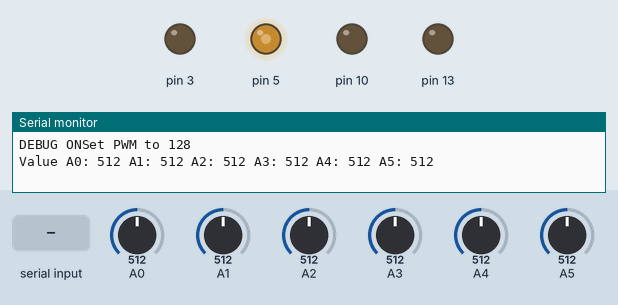
Simulated run of this sketch. Board: Arduino Uno, built with avr-gcc and run on an emulated ATmega328P. On the bench: output pins drawn as LEDs (lit = HIGH), the last lines printed to the serial monitor. The inputs (shaded band) are chosen by the test bench; at power-on: A1 = 512, A0 = 512, A2 = 512, A3 = 512, A4 = 512, A5 = 512. EEPROM starts erased.

Above: at 2.0 s.
2.1 s: "1" received over Serial
At 4.2 s:
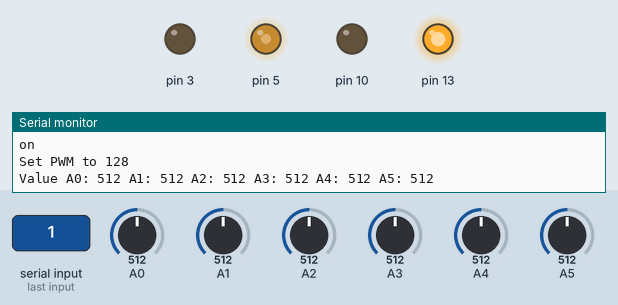
4.5 s: A1 set to 716
At 5.8 s:
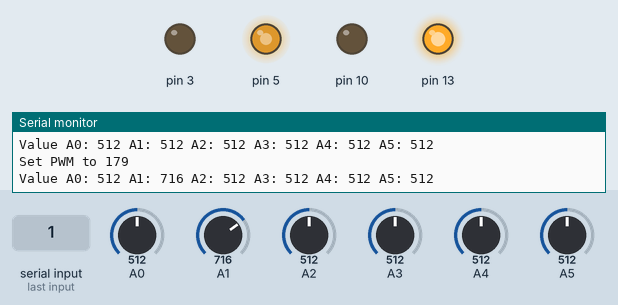
6.5 s: "0" received over Serial
At 8.6 s:
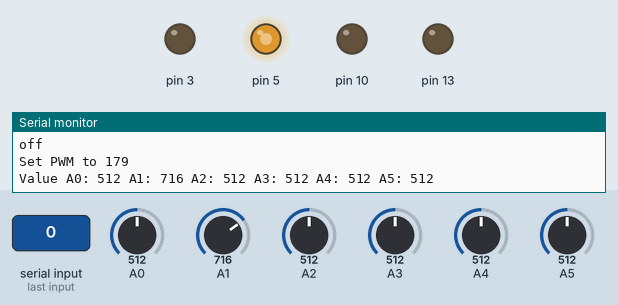
9.5 s: A1 set to 992
At 10.3 s:
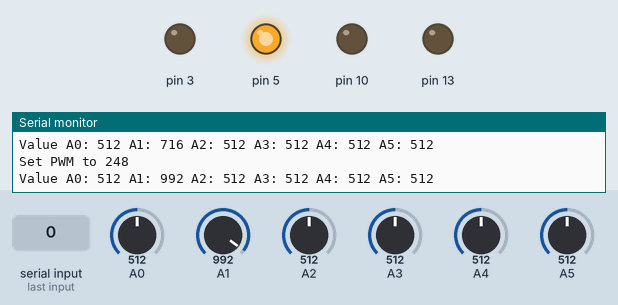
11.5 s: "b" received over Serial
At 13.2 s:
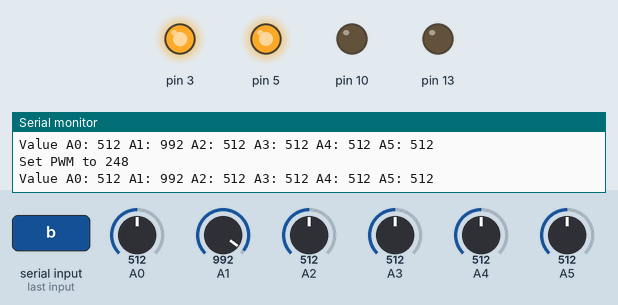
13.5 s: "g" received over Serial
At 14.9 s:
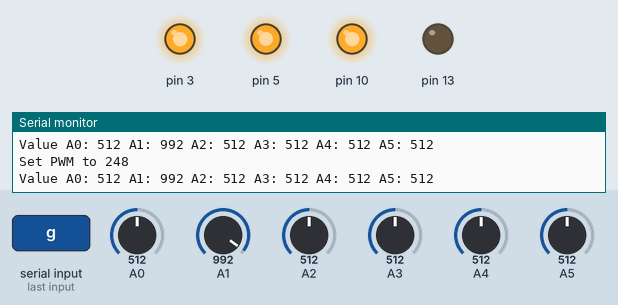
Timing chart, 0 to 16.5 s (numbered marks = the images above; inputs shaded):
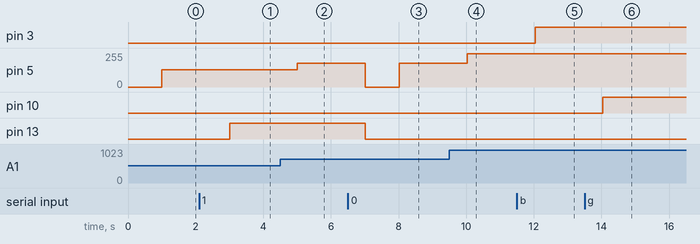

The sketch:

LED.ino
```cpp
/*
  LED toggle
 */

#include <EEPROM.h>

class LEDBlinker {
public:
  LEDBlinker(uint8_t p) : m_pin(p), m_state(LOW) {}

  void setup() {
    uint8_t v = EEPROM.read(m_pin);
    if (v == 1) {
      m_state = HIGH;
    } else {
      m_state = LOW;
    }
    pinMode(m_pin, OUTPUT);
    digitalWrite(m_pin, m_state);
  }

  void on() {
    m_state = HIGH;
    EEPROM.update(m_pin, m_state);
    digitalWrite(m_pin, m_state);
  }

  void off() {
    m_state = LOW;
    EEPROM.update(m_pin, m_state);
    digitalWrite(m_pin, m_state);
  }

  void setPWM(int v) {
    Serial.print("Set PWM to ");
    Serial.println(v);
    if (v < 0) v = 0;
    if (v > 255) v = 255;

    analogWrite(m_pin, v);
  }

  boolean isOn() const { return m_state != LOW; }

  uint8_t toggle() {
    if (isOn()) {
      off();
    } else {
      on();
    }
    return m_state;
  }

  uint8_t m_pin;
  uint8_t m_state;
};

const uint8_t RED_LED = 5;
const uint8_t GREEN_LED = 10;
const uint8_t BLUE_LED = 3;

LEDBlinker red(RED_LED);
LEDBlinker green(GREEN_LED);
LEDBlinker blue(BLUE_LED);

uint8_t debug = 0;

void setup() {
  debug = EEPROM.read(0);

  Serial.begin(115200);
  if (debug) {
    Serial.print("DEBUG ON");
  } else {
    Serial.print("DEBUG OFF");
  }

  analogReference(DEFAULT);

  pinMode(A0, INPUT);
  pinMode(A1, INPUT);
  pinMode(A2, INPUT);
  pinMode(A3, INPUT);
  pinMode(A4, INPUT);
  pinMode(A5, INPUT);

  pinMode(13, OUTPUT);
  digitalWrite(13, LOW);

  red.setup();
  green.setup();
  blue.setup();
}

void loop() {

  delay(1000);
  int val0 = analogRead(A0);
  int val1 = analogRead(A1);
  int val2 = analogRead(A2);
  int val3 = analogRead(A3);
  int val4 = analogRead(A4);
  int val5 = analogRead(A5);

  red.setPWM(val1/4);

  if (debug) {
    Serial.print("Value A0: ");
    Serial.print(val0);
    Serial.print(" A1: ");
    Serial.print(val1);
    Serial.print(" A2: ");
    Serial.print(val2);
    Serial.print(" A3: ");
    Serial.print(val3);
    Serial.print(" A4: ");
    Serial.print(val4);
    Serial.print(" A5: ");
    Serial.println(val5);
  }

  if (Serial.available()) {
    // read the most recent byte (which will be from 0 to 255):
    int brightness = Serial.read();
    //Serial.println(brightness);
    if (brightness == '1') {
      Serial.println("on");
      digitalWrite(13, HIGH);
    } else if (brightness == '0') {
      Serial.println("off");
      digitalWrite(13, LOW);
      red.off();
      green.off();
      blue.off();
    } else if (brightness == 'b') {
      blue.toggle();
    } else if (brightness == 'g') {
      green.toggle();
    } else if (brightness == 'r') {
      red.toggle();
    } else if (brightness == 'D') {
      if (debug) {
        debug = 0;
        Serial.print("DEBUG OFF");
      } else {
        debug = 1;
        Serial.print("DEBUG ON");
      }
      EEPROM.update(0, debug);
    }
  }
}
```

Measured:
- after the input at 2.1 s, pin 13: LOW → HIGH after 0.91 s
- after the input at 4.5 s, pin 5: 128/255 → 179/255 after 0.51 s
- after the input at 6.5 s, pin 5: 179/255 → 0/255 after 0.52 s, → 179/255 1.0 s later; pin 13: HIGH → LOW after 0.52 s
- after the input at 9.5 s, pin 5: 179/255 → 248/255 after 0.53 s
- after the input at 11.5 s, pin 3: LOW → HIGH after 0.53 s
- after the input at 13.5 s, pin 10: LOW → HIGH after 0.54 s
